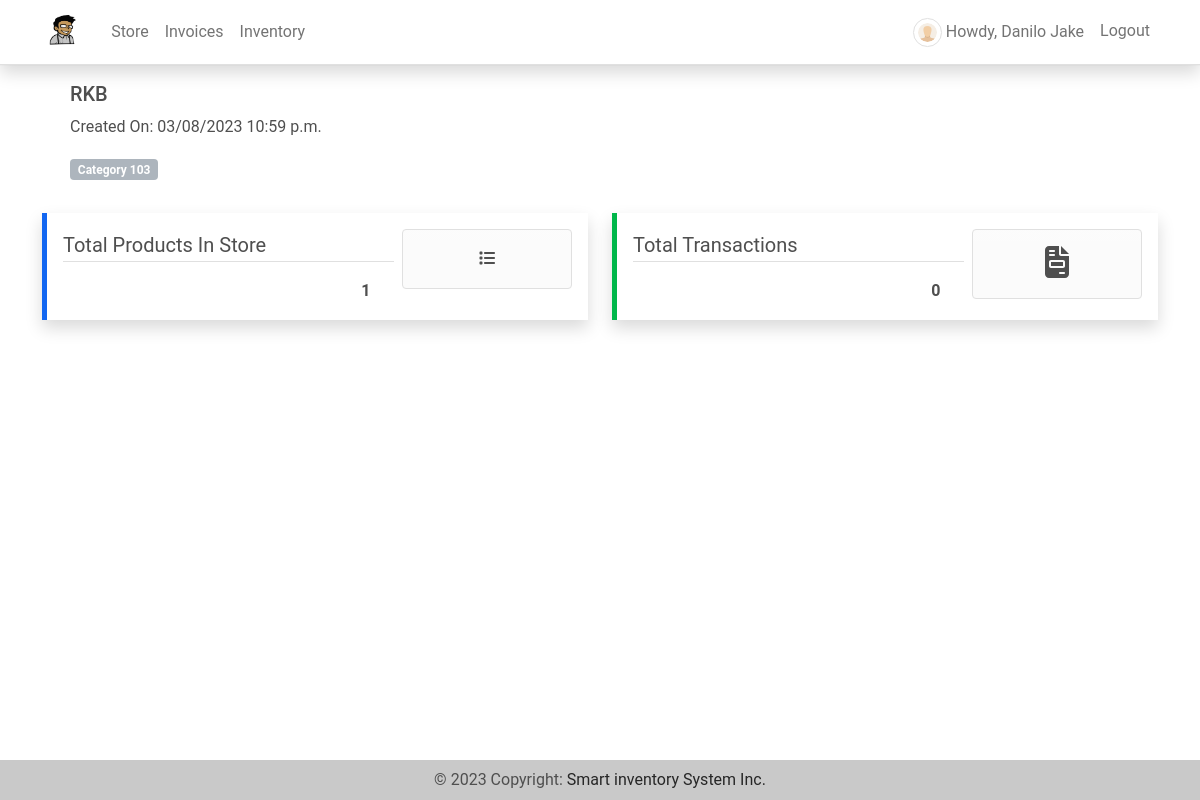
The app's page / (signed in), older data.
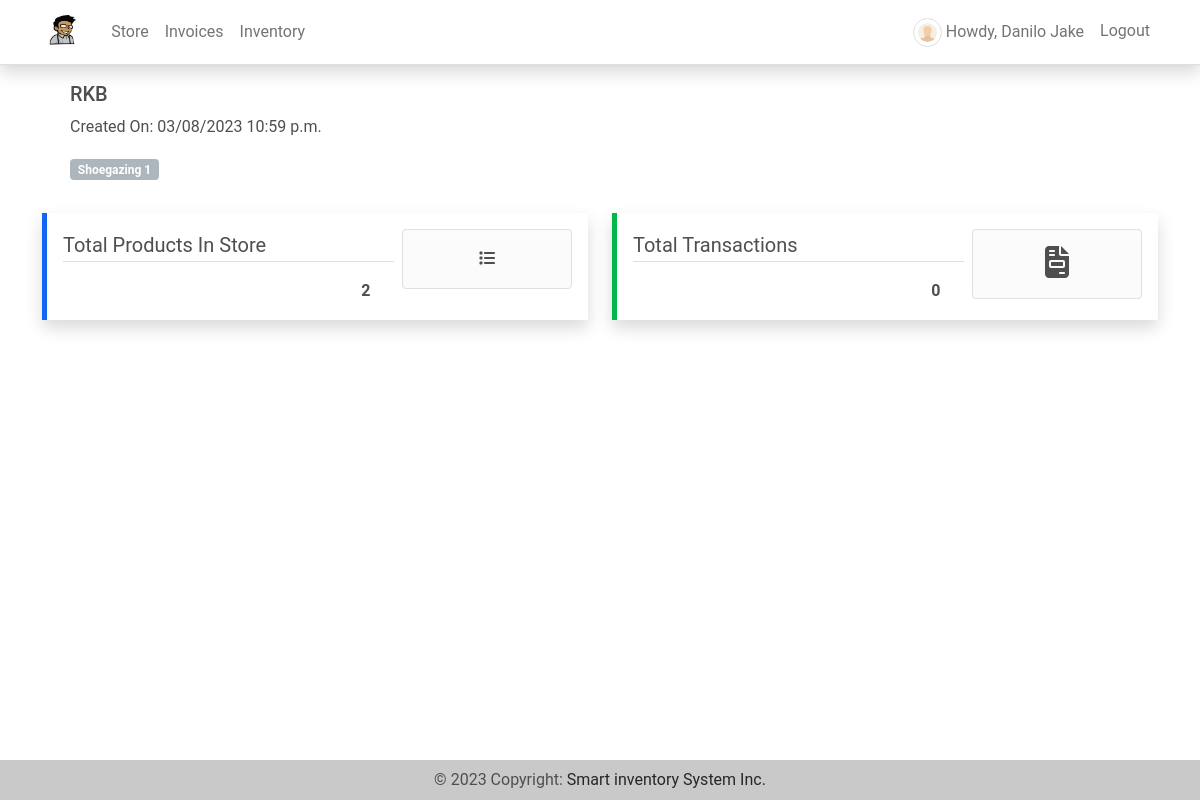
The same page, newer data.
### imsApp/models.py (models this page shows, shortened)
class Store(models.Model):
    name = models.CharField(max_length=250)
    address = models.TextField()
    category = models.ForeignKey(Category, on_delete=models.CASCADE)
    products = models.ManyToManyField(Product, through='StoreProduct')
    date_created = models.DateTimeField(default=timezone.now)
    date_updated = models.DateTimeField(auto_now=True)
    owner = models.OneToOneField(User, default=1,on_delete=models.CASCADE ,blank=True, null=True)

class Category(models.Model):
    name = models.CharField(max_length=250)
    description = models.TextField()
    status = models.CharField(max_length=2, choices=(('1','Active'),('2','Inactive')), default=1)
    date_created = models.DateTimeField(default=timezone.now)
    date_updated = models.DateTimeField(auto_now=True)
    def __str__(self):
        return self.name

### imsApp/views.py (the view)
# urls.py: path('',views.home,name='home-page'),
@login_required
def home(request):
    if request.user.is_superuser:
        context['page_title'] = 'Home'
        context['categories'] = Category.objects.count()
        context['products'] = Product.objects.count()
        context['sales'] = Invoice.objects.count()
        context['stores'] = Store.objects.count()
        context['users'] = User.objects.filter(is_superuser=0).count()
        return render(request, 'home.html',context)
    else:
        try:
            storeDetail = Store.objects.get(owner=request.user)
            context['page_title'] = 'Store Home'
            context['detail'] = storeDetail
            context['products'] = StoreProduct.objects.filter(store=storeDetail).count()
            context['sales'] = Invoice.objects.filter(store=storeDetail).count()
            context['unassigned'] = False
        except Store.DoesNotExist:
            context['page_title'] = 'User Home'
            context['unassigned'] = True
            return render(request,'unassigned.html',context)
        return render(request,'homeIndiv.html',context)

### imsApp/templates/homeIndiv.html
{% extends "base.html" %} {% load humanize %} {% load customfilter %} {% block pageContent %}
<section class="">
    <div class="container">
        <div class="row">
            <div class="col-lg-8">
                <div class="card-body">
                    <h5>{{ detail.name }}</h5>
                    <p>Created On: {{ detail.date_created|date:"SHORT_DATETIME_FORMAT" }}</p>
                    <span class="badge bg-secondary">{{ detail.category }}</span>
                </div>
            </div>
        </div>
    </div>
    <div class="row">
        <div class="col-lg-6 col-md-6 col-sm-12 col-xs-12">
            <div class="card rounded-0 shadow border-primary text-start summary-card my-3">
                <div class="card-body">
                    <div class="d-flex w-100">
                        <div class="col-8 pe-2">
                            <div class="summary-title fs-5 border-bottom">Total Products In Store</div>
                            <div class="summary-count text-end fw-bolder mt-3 px-4">{{ products|intcomma }}</div>
                        </div>
                        <div class="col-4">
                            <div class="summary-icon p-3 rounded border text-center bg-gradient bg-light">
                                <i class="fa fa-list"></i>
                            </div>
                        </div>
                    </div>
                </div>
            </div>
        </div>
        <div class="col-lg-6 col-md-6 col-sm-12 col-xs-12">
            <div class="card rounded-0 shadow border-success text-start summary-card my-3">
                <div class="card-body">
                    <div class="d-flex w-100">
                        <div class="col-8 pe-2">
                            <div class="summary-title fs-5 border-bottom">Total Transactions</div>
                            <div class="summary-count text-end fw-bolder mt-3 px-4">{{ sales|intcomma }}</div>
                        </div>
                        <div class="col-4">
                            <div class="summary-icon p-3 rounded border text-center bg-gradient bg-light">
                                <i class="fa fa-file-invoice fs-2"></i>
                            </div>
                        </div>
                    </div>
                </div>
            </div>
        </div>
    </div>
</section>
</div> {% endblock pageContent %}

Row changes from the older to the newer data that the page shows:
changed Store "RKB": category "Category 103" → "Shoegazing 1"
Text that changed along with them:
{{ products|intcomma }}: "1" → "2"
